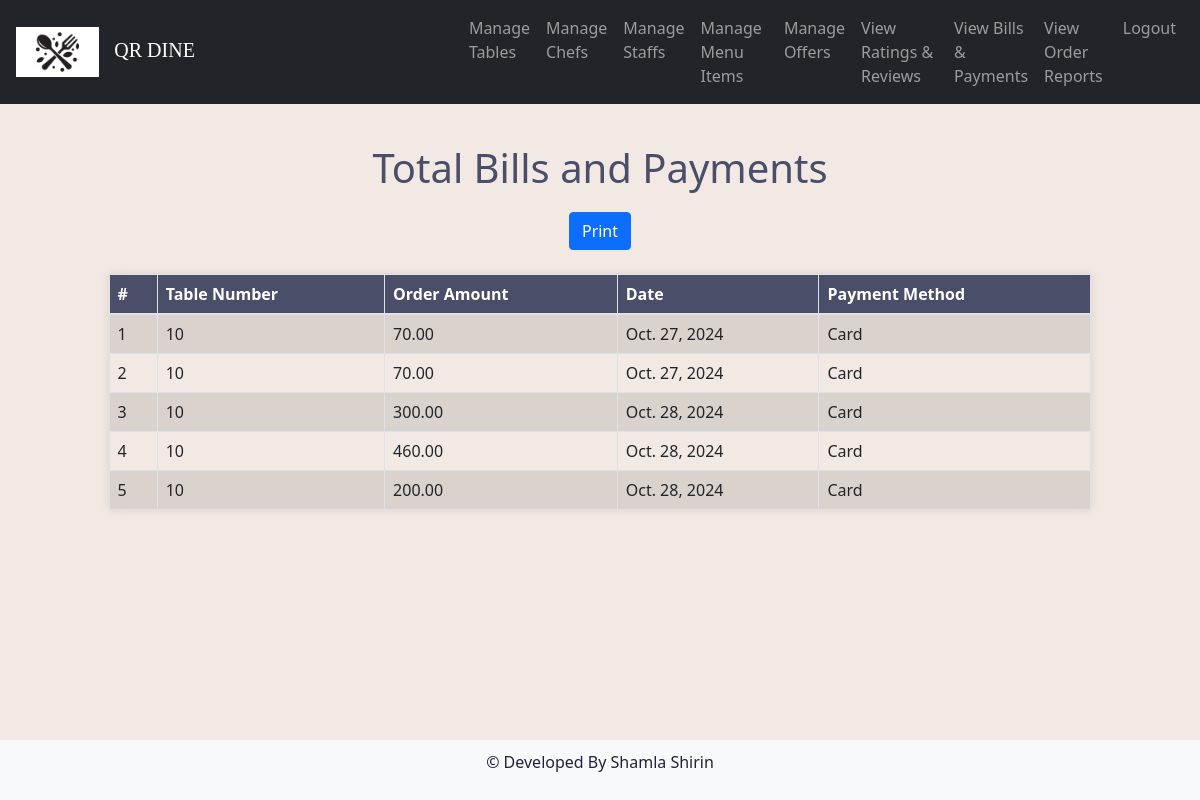
Page /view_bills_payments on the committed database.
### Smart_Menu_Application/models.py (models this page shows, shortened)
class Order(models.Model):
    TABLE = models.ForeignKey(RestaurantTable, on_delete=models.CASCADE)
    order_time = models.DateField(auto_now_add=True)
    amount = models.DecimalField(max_digits=10, decimal_places=2, null=True)  # Changed from IntegerField
    status = models.CharField(max_length=20, default='Pending')
    is_active = models.BooleanField(default=True)

class RestaurantTable(models.Model):
    table_number = models.IntegerField(unique=True)
    qr_code = models.ImageField(upload_to='qr_codes/', blank=True)

### Smart_Menu_Application/views.py (the view)
# urls.py: path('view_bills_payments', views.view_bills_payments, name='view_bills_payments'),
def view_bills_payments(request):
    bills = Order.objects.filter(status='Rated').prefetch_related('payment_set')
    return render(request, 'admin/view_bills.html', {'bills': bills})

### templates/admin/view_bills.html (shortened to what this page needs)
{% extends 'admin/base.html' %}
{% block content %}
<!DOCTYPE html>
<html lang="en">
<head>
    <link href="https://cdnjs.cloudflare.com/ajax/libs/bootstrap/5.1.3/css/bootstrap.min.css" rel="stylesheet">
</head>
<body>
    <div class="container">
        <h1>Total Bills and Payments</h1>
        <div class="text-center mb-4">
            <button class="btn btn-primary" onclick="printPage()">Print</button>
        </div>
        <table class="table table-bordered table-striped">
            <thead>
                <tr>
                    <th>#</th>
                    <th>Table Number</th>
                    <th>Order Amount</th>
                    <th>Date</th>
                    <th>Payment Method</th>
                </tr>
            </thead>
            <tbody>
                {% for bill in bills %}
                <tr>
                    <td>{{ forloop.counter }}</td>
                    <td>{{ bill.TABLE.table_number }}</td>
                    <td>{{ bill.amount }}</td>
                    <td>
                        {{ bill.order_time }}
                    </td>
                    <td>
                       Card
                    </td>
                </tr>
                {% empty %}
                <tr>
                    <td colspan="7" class="text-center">No bills available.</td>
                </tr>
                {% endfor %}
            </tbody>
        </table>
    </div>
</body>
</html>
{% endblock %}

### templates/admin/base.html (style rules this page uses)
body { display: flex; flex-direction: column; min-height: 100vh; }

### templates/admin/view_bills.html (style rules this page uses)
body { background-color: #f2e9e4; color: #22223b; font-family: 'Segoe UI', Tahoma, Geneva, Verdana, sans-serif; }
h1 { margin: 20px 0; text-align: center; color: #4a4e69; }
.table { margin: 20px auto; max-width: 90%; box-shadow: 0 0 10px rgba(0, 0, 0, 0.1); }
.table th, .table td { vertical-align: middle; }
.table th { background-color: #4a4e69; color: #fff; }

### rows in the picture
Order: TABLE.table_number "10", amount "70.00", order_time "Oct. 27, 2024"
Order: TABLE.table_number "10", amount "70.00", order_time "Oct. 27, 2024"
Order: TABLE.table_number "10", amount "300.00", order_time "Oct. 28, 2024"
Order: TABLE.table_number "10", amount "460.00", order_time "Oct. 28, 2024"
Order: TABLE.table_number "10", amount "200.00", order_time "Oct. 28, 2024"
